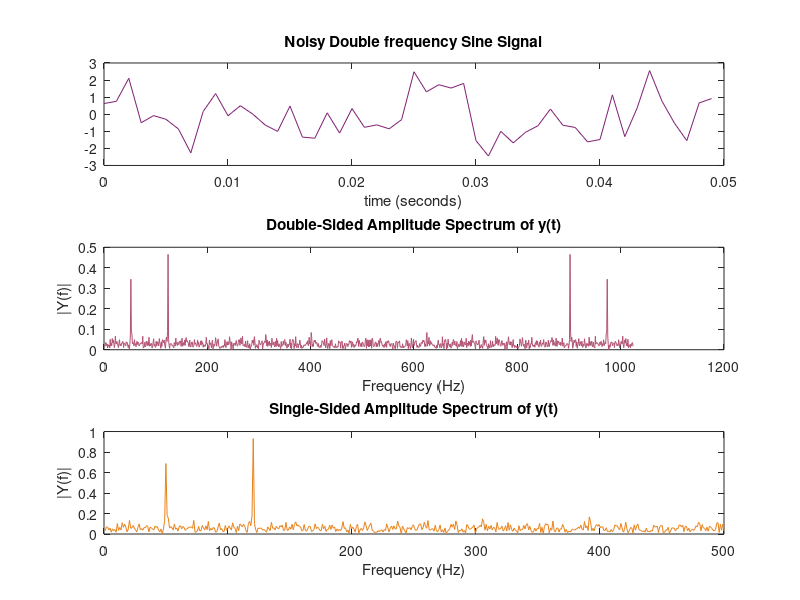

The MATLAB script that drew this image:
clc; close all;

Fs = 1000;              % Sampling frequency
T = 1/Fs;               % Sample time
t = 0:1/Fs:1;
L=length(t)
y = 0.7*sin(2*pi*50*t) + sin(2*pi*120*t)+randn(size(t));

subplot(311)
plot(t(1:50),y(1:50), 'Color',[0.5, 0.12, 0.45])
title('Noisy Double frequency Sine Signal');
xlabel('time (seconds)');
NFFT = 2^nextpow2(L);   % Next power of 2 just greater than length of y
Y = fft(y,NFFT)/L;
Abs_Y = abs(Y);

subplot(312)
plot(Abs_Y, 'Color',[0.7, 0.32, 0.45]);
xlabel('Frequency (Hz)');
ylabel('|Y(f)|');
title('Double-Sided Amplitude Spectrum of y(t)');
% Plot single-sided amplitude spectrum.
f = (Fs/2)*linspace(0,1,NFFT/2);

subplot(313)
plot(f,2*(Abs_Y(1:NFFT/2)), 'Color',[0.91, 0.51, 0.1])  % Multiplication by 2, as amplitude is splitted into 2 spectrums
title('Single-Sided Amplitude Spectrum of y(t)');
xlabel('Frequency (Hz)');
ylabel('|Y(f)|');
